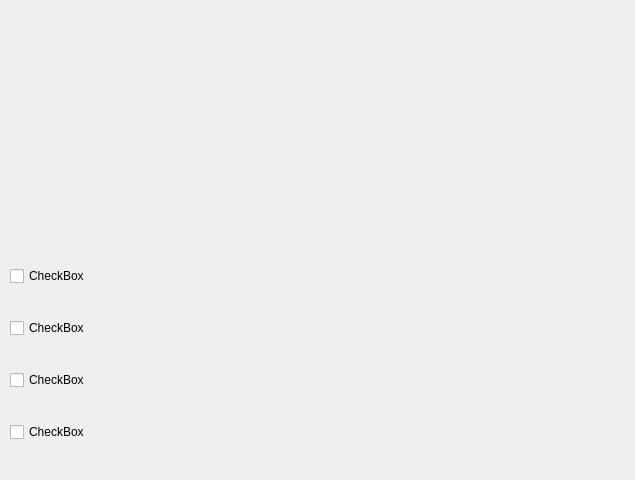
<?xml version="1.0" encoding="UTF-8"?>
<ui version="4.0">
 <class>Form</class>
 <widget class="QWidget" name="Form">
  <property name="geometry">
   <rect>
    <x>0</x>
    <y>0</y>
    <width>635</width>
    <height>480</height>
   </rect>
  </property>
  <property name="windowTitle">
   <string>Form</string>
  </property>
  <widget class="QWidget" name="verticalLayoutWidget">
   <property name="geometry">
    <rect>
     <x>10</x>
     <y>240</y>
     <width>621</width>
     <height>231</height>
    </rect>
   </property>
   <layout class="QVBoxLayout" name="verticalLayout">
    <item>
     <widget class="QCheckBox" name="checkBox_4">
      <property name="text">
       <string>CheckBox</string>
      </property>
     </widget>
    </item>
    <item>
     <widget class="QCheckBox" name="checkBox">
      <property name="text">
       <string>CheckBox</string>
      </property>
     </widget>
    </item>
    <item>
     <widget class="QCheckBox" name="checkBox_3">
      <property name="text">
       <string>CheckBox</string>
      </property>
     </widget>
    </item>
    <item>
     <widget class="QCheckBox" name="checkBox_2">
      <property name="text">
       <string>CheckBox</string>
      </property>
     </widget>
    </item>
   </layout>
  </widget>
 </widget>
 <resources/>
 <connections/>
</ui>
